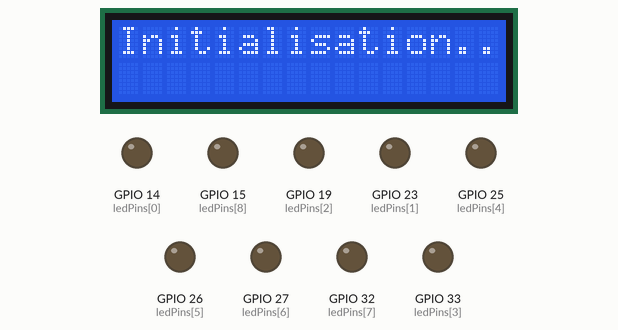
Simulated run of this sketch. Board: ESP32. Parts: 16×2 character LCD, output pins drawn as LEDs (lit = HIGH).

Above: at 0.1 s.
At 1.2 s:
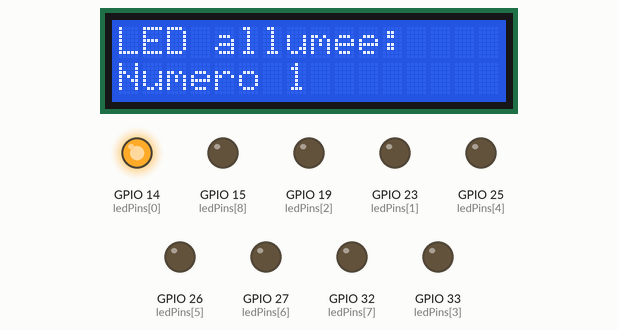
At 2.2 s:
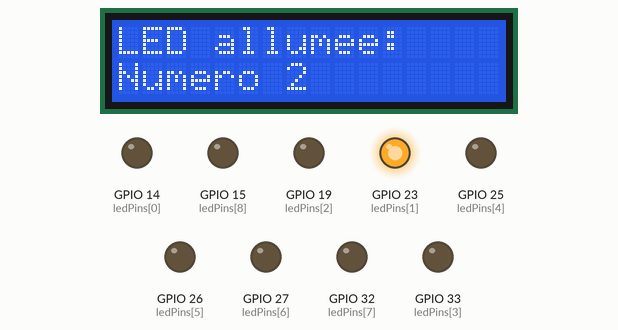
At 3.2 s:
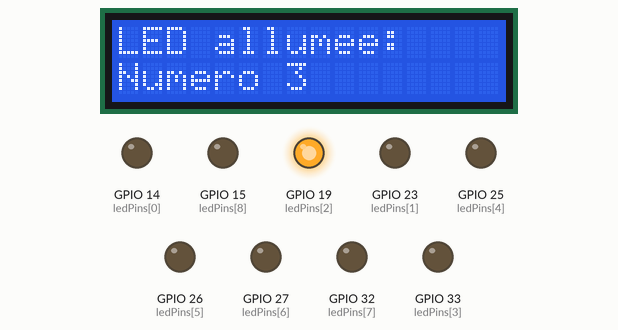
At 5.2 s:
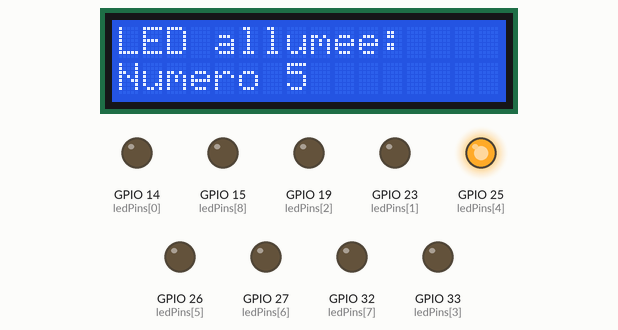
At 9.3 s:
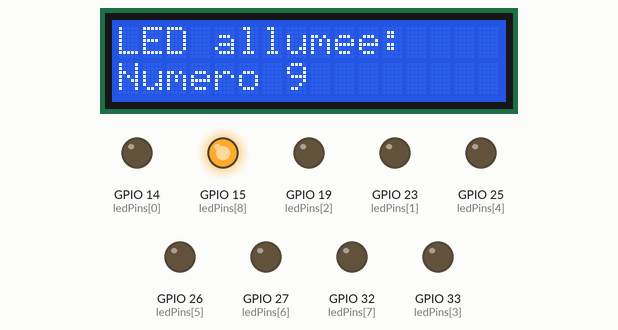
Timing chart, 0 to 40.0 s (numbered marks = the images above):
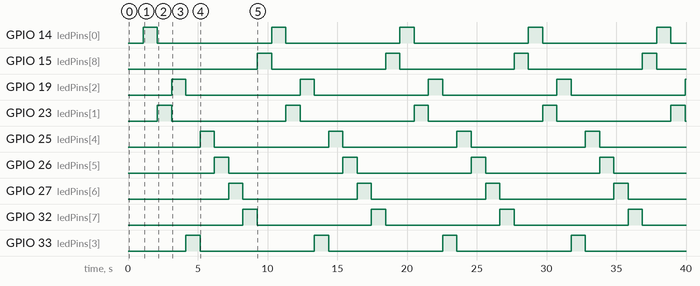

The sketch:

led_plus_ecran.ino
```cpp
#include <Wire.h>
#include <Adafruit_LiquidCrystal.h>

// Initialisation de l'écran avec l'adresse I2C 0x20
Adafruit_LiquidCrystal lcd(0);

// Définir les broches des LEDs
const int ledPins[] = {14, 23, 19, 33, 25, 26, 27, 32, 15 };
const int numLeds = sizeof(ledPins) / sizeof(ledPins[0]);

int currentLed = 0;

void setup() {
  // Initialiser l'écran LCD (16 colonnes x 2 lignes)
  lcd.begin(16, 2);
  lcd.setBacklight(1); // Allume le rétroéclairage

  // Configurer les broches LED comme sorties
  for (int i = 0; i < numLeds; i++) {
    pinMode(ledPins[i], OUTPUT);
    digitalWrite(ledPins[i], LOW);
  }

  lcd.print("Initialisation...");
  delay(1000);
  lcd.clear();
}

void loop() {
  // Éteindre toutes les LEDs
  for (int i = 0; i < numLeds; i++) {
    digitalWrite(ledPins[i], LOW);
  }

  // Allumer la LED actuelle
  digitalWrite(ledPins[currentLed], HIGH);

  // Afficher sur l'écran
  lcd.clear();
  lcd.setCursor(0, 0);
  lcd.print("LED allumee:");
  lcd.setCursor(0, 1);
  lcd.print("Numero ");
  lcd.print(currentLed + 1);

  // Passer à la LED suivante
  currentLed = (currentLed + 1) % numLeds;

  delay(1000); // Attendre 1 seconde
}
```

Measured:
- by itself, GPIO 14 (ledPins[0]), GPIO 15 (ledPins[8]), GPIO 19 (ledPins[2]), GPIO 23 (ledPins[1]), GPIO 25 (ledPins[4]), GPIO 26 (ledPins[5]), GPIO 27 (ledPins[6]), GPIO 32 (ledPins[7]), GPIO 33 (ledPins[3]): alternates HIGH for 1.0 s and LOW for 8.2 s
- by itself, everything shown: repeats every 9.2 s, in 9 steps
- what the display in image 1 shows lasts 1.0 s, from 1.1 s to 2.1 s
